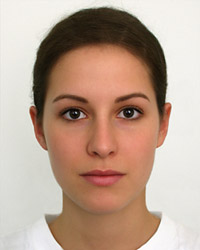
#> input picture Project2/Phase1/sample/image_two.jpg, 200 x 250 px
$ python skin.py
#> lines starting #> are read from the running program, lines starting #| are printed output that depends on the picture; after the words box and inside, x2 and y2 are one past the last pixel; in counts of white or black regions, pixels touching at a corner belong together
import cv2
import numpy as np
# from matplotlib import pyplot as plt


# from matplotlib import pyplot as plt


def detect_skin(address):
#> called with address = 'sample/image_two.jpg'
    img = cv2.imread(address)
#> img is the input picture: shape (250, 200, 3); mean B, G, R 145.5, 161.8, 187.3

    img_hsv = cv2.cvtColor(img, cv2.COLOR_BGR2HSV)
#> img_hsv: shape (250, 200, 3); mean H, S, V 21.8, 72, 187.5
    h, w = img.shape[:2]
#> h = 250; w = 200

    sample_region = img_hsv[int(h*0.4):int(h*0.6), int(w*0.4):int(w*0.6)]
#> sample_region: shape (50, 40, 3); mean H, S, V 9, 131.9, 180.7

    mean = sample_region.reshape(-1, 3).mean(axis=0)
#> mean = [9.04, 131.9, 180.7]
    hue_mean, sat_mean, val_mean = mean
#> hue_mean = 9.04; sat_mean = 131.9; val_mean = 180.7

    lower_bound = np.array([
        max(hue_mean - 20, 0),
        max(sat_mean - 50, 40),
        max(val_mean - 50, 40)
    ], dtype=np.uint8)
#> lower_bound = [0, 81, 130]
    upper_bound = np.array([
        min(hue_mean + 20, 179),
        sat_mean + 40,
        val_mean + 45
    ], dtype=np.uint8)
#> upper_bound = [29, 171, 225]

    mask = cv2.inRange(img_hsv, lower_bound, upper_bound)
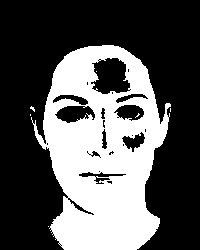
#> mask: shape (250, 200); 34.7% white; 7 white regions (6 under 20 px), largest, box (x1, y1, x2, y2) and area: (31, 45, 171, 250) 17311

    kernel = np.ones((3, 3), np.uint8)
    mask = cv2.morphologyEx(mask, cv2.MORPH_CLOSE, kernel, iterations=2)
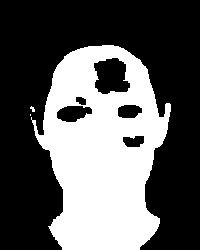
#> mask: shape (250, 200); 36.6% white; 3 white regions (2 under 20 px), largest, box (x1, y1, x2, y2) and area: (31, 45, 171, 250) 18294
    mask = cv2.morphologyEx(mask, cv2.MORPH_OPEN, kernel, iterations=1)
#> mask: shape (250, 200); 36.6% white; 3 white regions (2 under 20 px), largest, box (x1, y1, x2, y2) and area: (34, 45, 171, 250) 18251

    skin = cv2.cvtColor(mask, cv2.COLOR_GRAY2RGB)


    return skin


sk = detect_skin('sample/image_two.jpg')
from matplotlib import pyplot as plt
plt.imshow(sk)
plt.show()

$ run again, with Project2/Phase1/sample/image_one.jpg copied over Project2/Phase1/sample/image_two.jpg
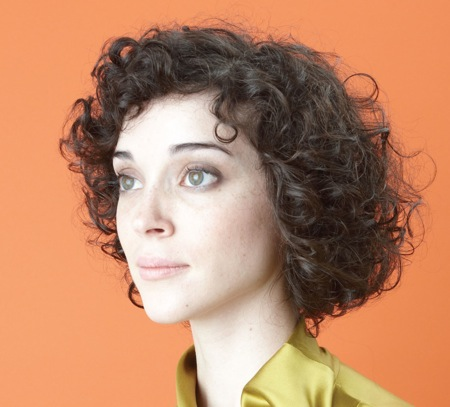
#> input picture Project2/Phase1/sample/image_one.jpg, 450 x 407 px
#> in detect_skin, img is the input picture: shape (407, 450, 3); mean B, G, R 104.6, 136.4, 190
#> img_hsv: shape (407, 450, 3); mean H, S, V 11.9, 111.5, 190.1
#> sample_region: shape (82, 90, 3); mean H, S, V 14.5, 41.2, 203.6
#> mean = [14.49, 41.16, 203.6]
#> hue_mean = 14.49; sat_mean = 41.16; val_mean = 203.6
#> lower_bound = [0, 40, 153]
#> upper_bound = [34, 81, 248]
#> in detect_skin, `mask = cv2.inRange(img_hsv, lower_bound, upper_bound)`:
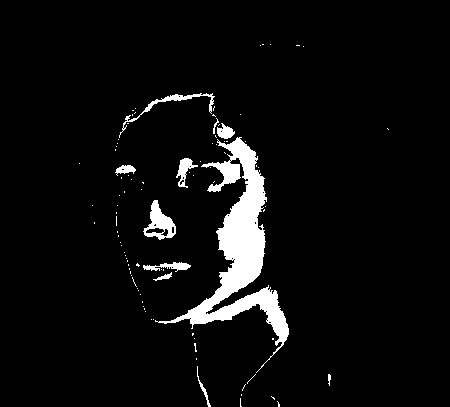
#> mask: shape (407, 450); 5.2% white; 95 white regions (84 under 20 px), largest, box (x1, y1, x2, y2) and area: (155, 137, 289, 373) 7294, (143, 200, 176, 240) 607, (119, 93, 215, 138) 402
#> in detect_skin, `mask = cv2.morphologyEx(mask, cv2.MORPH_OPEN, kernel, iterations=1)`:
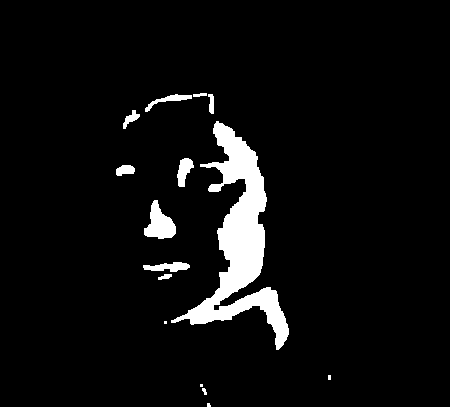
#> mask: shape (407, 450); 5.5% white; 15 white regions (4 under 20 px), largest, box (x1, y1, x2, y2) and area: (171, 121, 289, 350) 8012, (144, 200, 176, 239) 718, (143, 262, 190, 272) 300

$ run again, with Project2/Phase1/sample/image_three.jpg copied over Project2/Phase1/sample/image_two.jpg
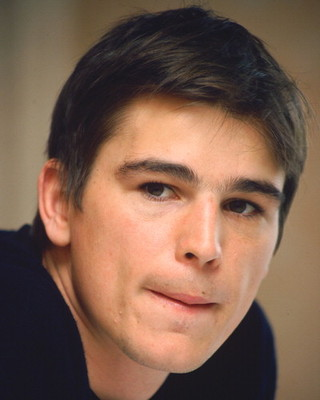
#> input picture Project2/Phase1/sample/image_three.jpg, 320 x 400 px
#> in detect_skin, img is the input picture: shape (400, 320, 3); mean B, G, R 78.2, 95.2, 125.5
#> img_hsv: shape (400, 320, 3); mean H, S, V 44.4, 91.5, 126.9
#> sample_region: shape (80, 64, 3); mean H, S, V 13.9, 105.5, 193.3
#> mean = [13.95, 105.5, 193.3]
#> hue_mean = 13.95; sat_mean = 105.5; val_mean = 193.3
#> lower_bound = [0, 55, 143]
#> upper_bound = [33, 145, 238]
#> in detect_skin, `mask = cv2.inRange(img_hsv, lower_bound, upper_bound)`:
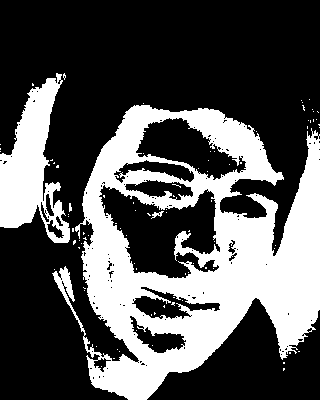
#> mask: shape (400, 320); 33.2% white; 89 white regions (85 under 20 px), largest, box (x1, y1, x2, y2) and area: (52, 105, 320, 400) 36339, (0, 73, 70, 243) 5904, (151, 211, 164, 219) 41, (69, 203, 72, 212) 21
#> in detect_skin, `mask = cv2.morphologyEx(mask, cv2.MORPH_OPEN, kernel, iterations=1)`:
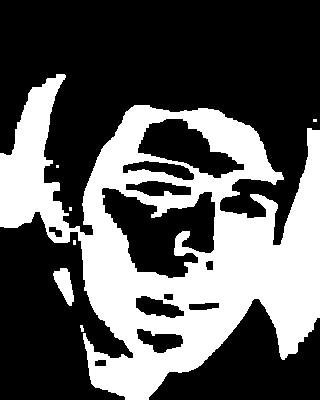
#> mask: shape (400, 320); 35.3% white; 7 white regions (4 under 20 px), largest, box (x1, y1, x2, y2) and area: (0, 74, 320, 400) 44622, (53, 268, 74, 306) 450, (80, 325, 84, 332) 21
